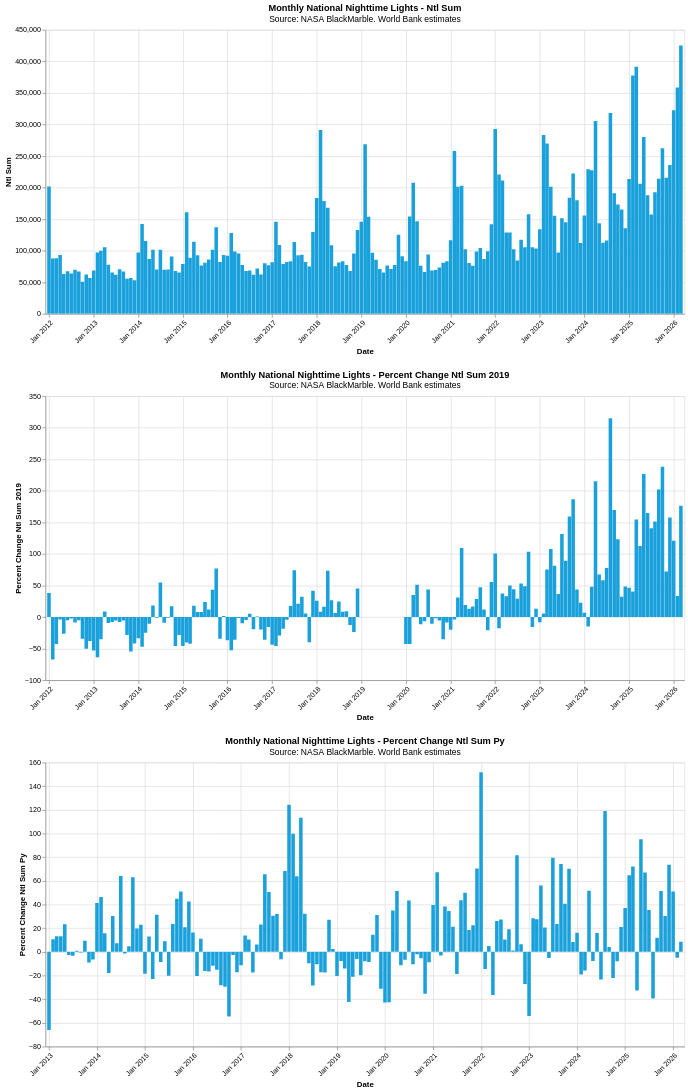

This figure's notebook cell:
### Markdown cell above
**The Population and GDP of the country shows a similar increase as in NTL. However, the dips ain 2019 and 2019 and the rise in 2017 is not seen.** The last available year for this data is also 2023.

### Code cell
import altair as alt
import pandas as pd

df = ntl_adm0_monthly.copy().sort_values(by='date')
df["date"] = pd.to_datetime(df["date"])

charts = []

for measure in ["ntl_sum", "percent_change_ntl_sum_2019", "percent_change_ntl_sum_PY"]:
    # Create bar chart with Altair
    chart = alt.Chart(df).mark_bar(
        color="#1AA1DB"
    ).encode(
        x=alt.X('date:T', 
                title='Date',
                axis=alt.Axis(format='%b %Y', labelAngle=-45)),
        y=alt.Y(f'{measure}:Q', 
                title=measure.replace('_', ' ').title()),
        tooltip=[
            alt.Tooltip('date:T', title='Date', format='%Y-%m-%d'),
            alt.Tooltip('ADM0_EN:N', title='Country'),
            alt.Tooltip(f'{measure}:Q', title=measure, format='.2f')
        ]
    ).properties(
        width=900,
        height=400,
        title={
            "text": f"Monthly National Nighttime Lights - {measure.replace('_', ' ').title()}",
            "subtitle": "Source: NASA BlackMarble. World Bank estimates"
        }
    ).interactive()
    
    charts.append(chart)

# Display all charts vertically
alt.vconcat(*charts).resolve_scale(y='independent')

### Figure 1 — Vega-Lite specification as saved in the notebook (floating-point values rounded to 4 significant figures; data arrays with more than 128 entries replaced by an {"elided": "..."} marker saying what was removed)
{"config": {"view": {"continuousWidth": 300, "continuousHeight": 300}}, "vconcat": [{"mark": {"type": "bar", "color": "#1AA1DB"}, "encoding": {"tooltip": [{"field": "date", "format": "%Y-%m-%d", "title": "Date", "type": "temporal"}, {"field": "ADM0_EN", "title": "Country", "type": "nominal"}, {"field": "ntl_sum", "format": ".2f", "title": "ntl_sum", "type": "quantitative"}], "x": {"axis": {"format": "%b %Y", "labelAngle": -45}, "field": "date", "title": "Date", "type": "temporal"}, "y": {"field": "ntl_sum", "title": "Ntl Sum", "type": "quantitative"}}, "height": 400, "name": "view_1c252ef584b81ae5_0", "title": {"text": "Monthly National Nighttime Lights - Ntl Sum", "subtitle": "Source: NASA BlackMarble. World Bank estimates"}, "width": 900}, {"mark": {"type": "bar", "color": "#1AA1DB"}, "encoding": {"tooltip": [{"field": "date", "format": "%Y-%m-%d", "title": "Date", "type": "temporal"}, {"field": "ADM0_EN", "title": "Country", "type": "nominal"}, {"field": "percent_change_ntl_sum_2019", "format": ".2f", "title": "percent_change_ntl_sum_2019", "type": "quantitative"}], "x": {"axis": {"format": "%b %Y", "labelAngle": -45}, "field": "date", "title": "Date", "type": "temporal"}, "y": {"field": "percent_change_ntl_sum_2019", "title": "Percent Change Ntl Sum 2019", "type": "quantitative"}}, "height": 400, "name": "view_fa024f98467949bd_1", "title": {"text": "Monthly National Nighttime Lights - Percent Change Ntl Sum 2019", "subtitle": "Source: NASA BlackMarble. World Bank estimates"}, "width": 900}, {"mark": {"type": "bar", "color": "#1AA1DB"}, "encoding": {"tooltip": [{"field": "date", "format": "%Y-%m-%d", "title": "Date", "type": "temporal"}, {"field": "ADM0_EN", "title": "Country", "type": "nominal"}, {"field": "percent_change_ntl_sum_PY", "format": ".2f", "title": "percent_change_ntl_sum_PY", "type": "quantitative"}], "x": {"axis": {"format": "%b %Y", "labelAngle": -45}, "field": "date", "title": "Date", "type": "temporal"}, "y": {"field": "percent_change_ntl_sum_PY", "title": "Percent Change Ntl Sum Py", "type": "quantitative"}}, "height": 400, "name": "view_43004b9d8657074c_2", "title": {"text": "Monthly National Nighttime Lights - Percent Change Ntl Sum Py", "subtitle": "Source: NASA BlackMarble. World Bank estimates"}, "width": 900}], "data": {"name": "data-da12f1edd731b1f6248123021330b288"}, "params": [{"name": "param_1e9efca18e7a2868", "select": {"type": "interval", "encodings": ["x", "y"]}, "bind": "scales", "views": ["view_1c252ef584b81ae5_0", "view_fa024f98467949bd_1", "view_43004b9d8657074c_2"]}], "resolve": {"scale": {"y": "independent"}}, "$schema": "https://vega.github.io/schema/vega-lite/v6.1.0.json", "datasets": {"data-da12f1edd731b1f6248123021330b288": {"elided": "171 records"}}}
